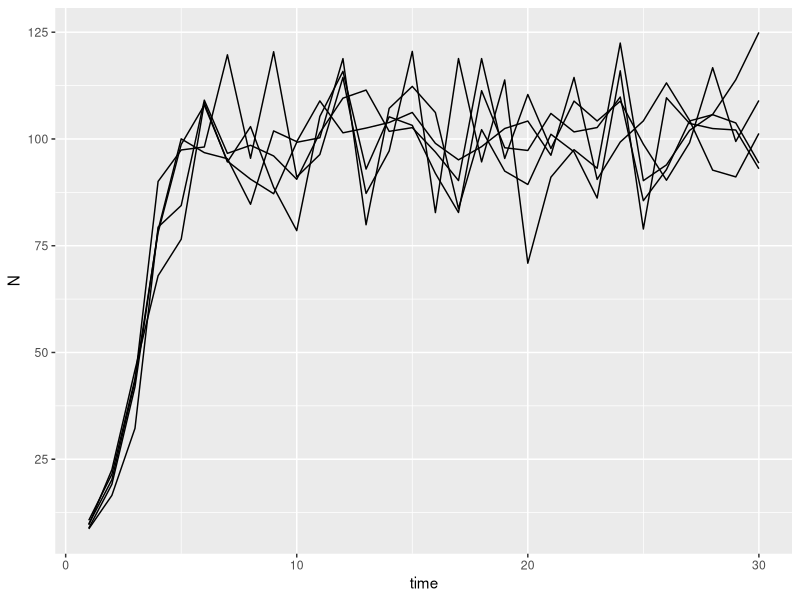

The R source for this figure:


library(tidyverse)

simulation <- function(parametre) {
  
  # CONDITIONS DE SIMULATION
  temps = 30 # nb de pas de temps (en années)

  r = parametre[1]
  K = parametre[2]
  
  tau_p = 0.1
  
  # INITIALISATION
  N <- array(0, dim = c(temps))
  Nm <- array(0, dim = c(temps))
  
  # conditions initiales 
  Nm[1] = 10 # N0
  N[1] = rlnorm(1, log(Nm[1]), tau_p)
  
  # boucle du temps
  for (t in 1:(temps - 1)) {
    Nm[t + 1] = max(N[t] + r * N[t] * (1 - N[t] / K) , 0.0001 * K)
    N[t + 1] = rlnorm(1, log(Nm[t + 1]), tau_p)
  }
  
  res = tibble(N = N,
               time = 1:temps)
  
  return(res)
}



plot = ggplot()
for (j in 1:5) {
  
  data_pop = simulation(parametre = c(1.2, 100))
  
  plot = plot +
    geom_line(data = data_pop, aes(x = time, y = N), linewidth = 0.5)
}

print(plot)
